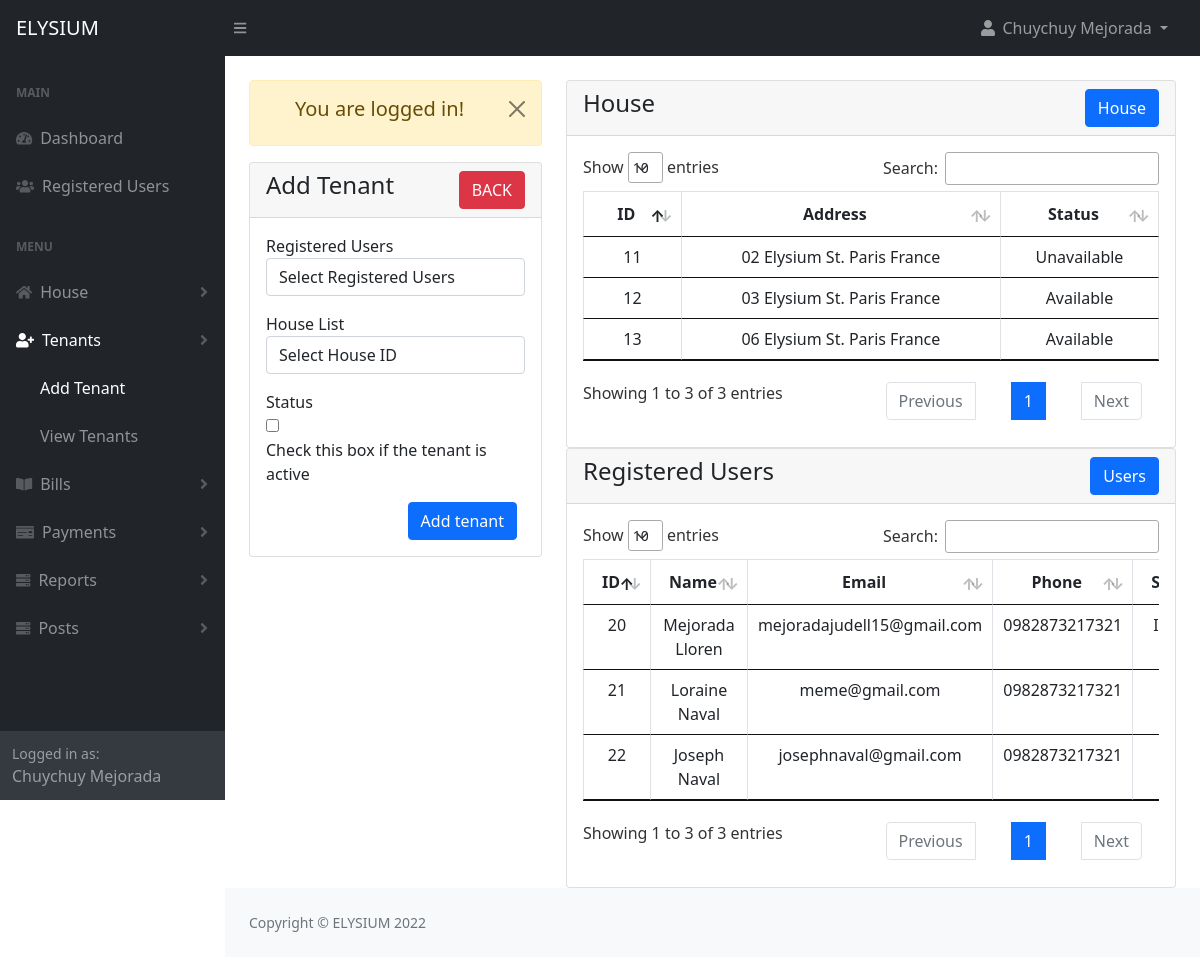
/admin/tenant_add.php (signed in), run on an earlier commit of the app's database.
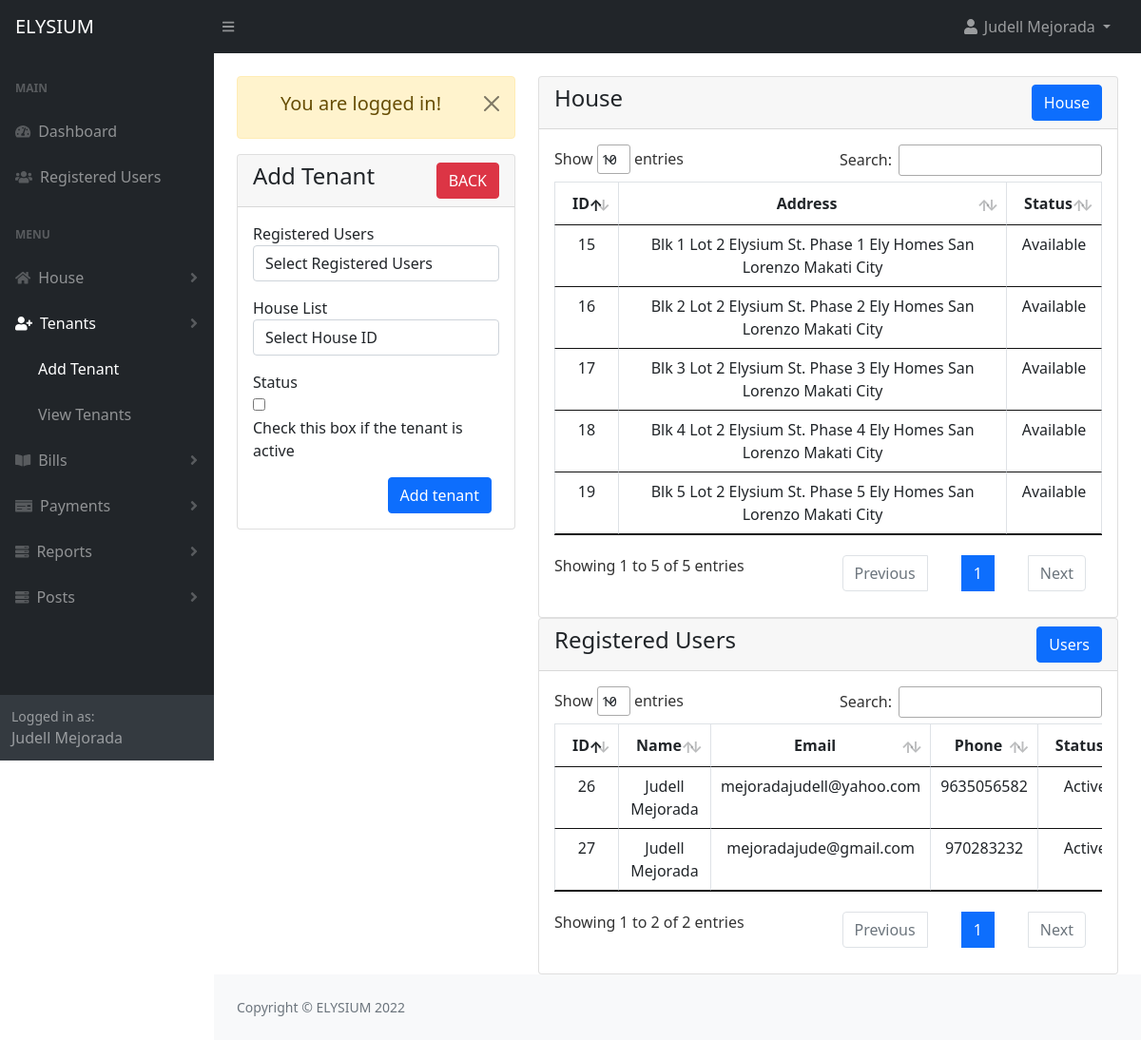
And on a later commit of the database.
### tables this page shows
CREATE TABLE `house` (
  `house_id` int(11) NOT NULL,
  `house_address` varchar(199) NOT NULL,
  `house_price` int(20) NOT NULL,
  `house_desc` text DEFAULT NULL,
  `house_status` tinyint(1) NOT NULL DEFAULT 0 COMMENT '0-invisible, 1-visible, 2-delete',
  `added_date` timestamp NOT NULL DEFAULT current_timestamp()
);

CREATE TABLE `users` (
  `id` int(11) NOT NULL,
  `fname` varchar(191) NOT NULL,
  `lname` varchar(191) NOT NULL,
  `email` varchar(191) NOT NULL,
  `phone` varchar(15) DEFAULT NULL,
  `password` varchar(191) NOT NULL,
  `verify_token` varchar(200) NOT NULL,
  `role_as` tinyint(4) NOT NULL DEFAULT 0,
  `status` tinyint(1) NOT NULL DEFAULT 0 COMMENT '0-inactive, 1 -active, 2- delete',
  `created_at` timestamp NOT NULL DEFAULT current_timestamp()
);

### admin/tenant_add.php (the view, shortened to what the changed rows need)
<?php
include("authentication.php");
include("includes/header.php");
?>
<div class="container-fluid px-4">
    <div class="row mt-4">
                                <?php
                                    $users = "SELECT u.*,concat(u.fname,' ',u.lname) AS name FROM users u WHERE role_as='0' ";
                                    $users_run = mysqli_query($con, $users);
                                        ?>
                                <?php
                                    $house = "SELECT * FROM house WHERE house_status='1' ";
                                    $house_run = mysqli_query($con, $house);
                                        ?>
        <div class="col-md-8">
            <div class="card">
                <div class="card-body">
                <div class="table-responsive">
                    <table id="myDataTable" class="table table-bordered table-stripe">
                        <thead>
                            <tr>
                                <th class="text-center">ID</th>
                                <th class="text-center">Address</th>
                                <th class="text-center">Status</th>
                            </tr>
                        </thead>
                        <tbody>
                            <?php
                                $house = "SELECT * FROM house WHERE house_status != '2' ";
                                $house_run = mysqli_query($con,$house);
                                if(mysqli_num_rows($house_run) > 0 )
                                {
                                    foreach($house_run as $home)
                                    {
                                        ?>
                                        <tr>
                                            <td class="text-center"><?= $home['house_id'] ?></td>
                                            <td class="text-center"><?= $home['house_address'] ?></td>
                                            <td class="text-center">
                                                <?= $home['house_status'] == '1' ? 'Available':'Unavailable' ?>
                                            </td>
                                        </tr>
                                        <?php
                                    }
                                }
                                else
                                {
                                    ?>
                                    <tr>
                                            <td colspan="6"> No Record Found</td>
                                    </tr>
                                    <?php
                                }
                            ?>
                        </tbody>
                    </table>
                </div>
                </div>
            </div>
            <div class="card">
                <div class="card-body">
                <div class="table-responsive">
                    <table id="myDataTable2" class="table table-bordered table-stripe">
                        <thead>
                            <tr>
                                <th class="text-center">ID</th>
                                <th class="text-center">Name</th>
                                <th class="text-center">Email</th>
                                <th class="text-center">Phone</th>
                                <th class="text-center">Status</th>
                            </tr>
                        </thead>
                        <tbody>
                            <?php
                                $users = "SELECT *, concat(u.fname,' ',u.lname) AS name FROM users u WHERE role_as = 0 ";
                                $users_run = mysqli_query($con,$users);
                                if(mysqli_num_rows($users_run) > 0 )
                                {
                                    foreach($users_run as $user)
                                    {
                                        ?>
                                        <tr>
                                            <td class="text-center"><?= $user['id'] ?></td>
                                            <td class="text-center"><?= $user['name'] ?></td>
                                            <td class="text-center"><?= $user['email'] ?></td>
                                            <td class="text-center"><?= $user['phone'] ?></td>
                                            <td class="text-center">
                                                <?= $user['status'] == '1' ? 'Active':'Inactive' ?>
                                            </td>
                                        </tr>
                                        <?php
                                    }
                                }
                                else
                                {
                                    ?>
                                    <tr>
                                            <td colspan="6"> No Record Found</td>
                                    </tr>
                                    <?php
                                }
                            ?>
                        </tbody>
                    </table>
                </div>
                </div>
            </div>
        </div>
    </div>
</div>
<?php
include("includes/footer.php");
include("includes/scripts.php");
?>

### admin/includes/navbar-top.php (shortened to what the changed rows need)
<nav class="sb-topnav navbar navbar-expand navbar-dark bg-dark">
    <ul class="navbar-nav ms-auto ms-md-0 me-3 me-lg-4">
        <li class="nav-item dropdown">
            <a class="nav-link dropdown-toggle" id="navbarDropdown" href="#" role="button" data-bs-toggle="dropdown" aria-expanded="false">
                <i class="fas fa-user fa-fw"></i> <?= $_SESSION['auth_user']['user_name']; ?>
            </a>
        </li>
    </ul>
</nav>

### admin/includes/sidebar.php (shortened to what the changed rows need)
<div id="layoutSidenav_nav">
    <nav class="sb-sidenav accordion sb-sidenav-dark" id="sidenavAccordion">
        <div class="sb-sidenav-menu">
            <div class="nav">
            </div>
        </div>
        <div class="sb-sidenav-footer">
            <div class="small">Logged in as:</div>
            <?php if(isset($_SESSION['auth_user'])) : ?>
            <?= $_SESSION['auth_user']['user_name']; ?>
            <?php endif;?>
        </div>
    </nav>
</div>

What changed in the data, as far as the page shows it:
removed house: house_id "11", house_address "02 Elysium St. Paris France", house_status "Unavailable"
removed house: house_id "12", house_address "03 Elysium St. Paris France", house_status "Available"
removed house: house_id "13", house_address "06 Elysium St. Paris France", house_status "Available"
removed users: id "20", name "Mejorada Lloren", email "mejoradajudell15@gmail.com", phone "0982873217321"
removed users: id "21", name "Loraine Naval", email "meme@gmail.com", phone "0982873217321"
removed users: id "22", name "Joseph Naval", email "josephnaval@gmail.com", phone "0982873217321"
added house: house_id "15", house_address "Blk 1 Lot 2 Elysium St. Phase 1 Ely Homes San Lorenzo Makati City", house_status "Available"
added house: house_id "16", house_address "Blk 2 Lot 2 Elysium St. Phase 2 Ely Homes San Lorenzo Makati City", house_status "Available"
added house: house_id "17", house_address "Blk 3 Lot 2 Elysium St. Phase 3 Ely Homes San Lorenzo Makati City", house_status "Available"
added house: house_id "18", house_address "Blk 4 Lot 2 Elysium St. Phase 4 Ely Homes San Lorenzo Makati City", house_status "Available"
added house: house_id "19", house_address "Blk 5 Lot 2 Elysium St. Phase 5 Ely Homes San Lorenzo Makati City", house_status "Available"
added users: id "26", name "Judell Mejorada", email "mejoradajudell@yahoo.com", phone "9635056582", status "Active"
added users: id "27", name "Judell Mejorada", email "mejoradajude@gmail.com", phone "970283232", status "Active"
Also different on the page:
$_SESSION['auth_user']['user_name']: "Chuychuy Mejorada" → "Judell Mejorada"
text written by a page script: "Show entries Search: Showing 1 to 3 of 3 entries Previous 1 Next" → "Show entries Search: Showing 1 to 5 of 5 entries Previous 1 Next"
text written by a page script: "Show entries Search: Showing 1 to 3 of 3 entries Previous 1 Next" → "Show entries Search: Showing 1 to 2 of 2 entries Previous 1 Next"
